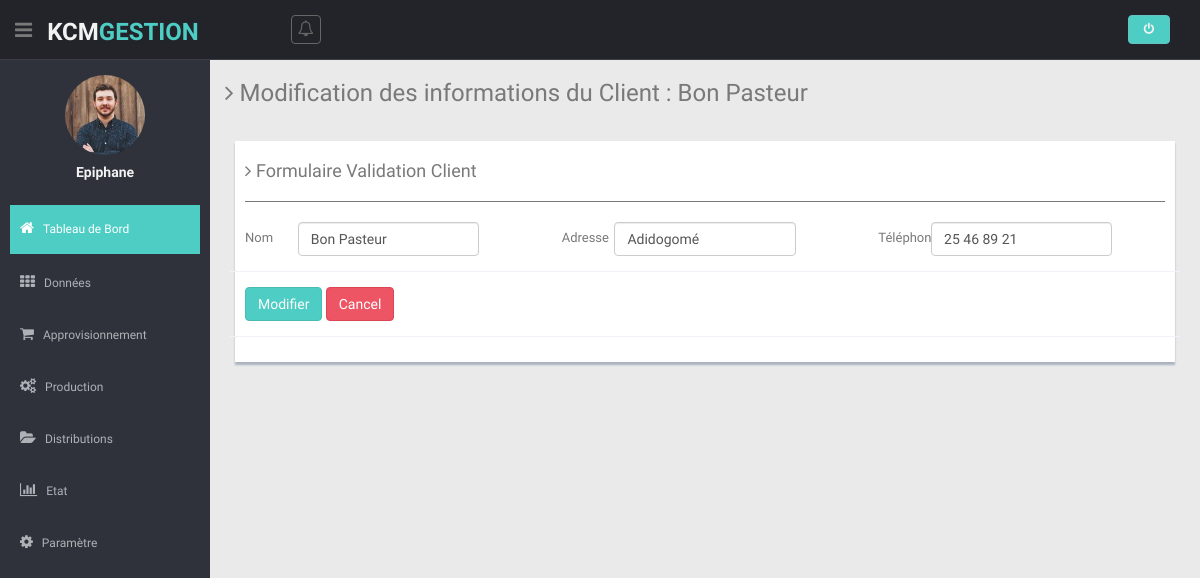
Page /views/upClient.php?id_clt=38 (signed in) on the committed database.
### tables this page shows
CREATE TABLE `users` (
  `id_users` int(11) NOT NULL,
  `username` varchar(64) NOT NULL,
  `email` varchar(64) NOT NULL,
  `password` varchar(128) NOT NULL,
  `dateCreate` date DEFAULT NULL
);

CREATE TABLE `clients` (
  `id_client` int(11) NOT NULL,
  `nom_client` varchar(64) NOT NULL,
  `adresse_client` varchar(128) DEFAULT NULL,
  `telephone` varchar(255) NOT NULL,
  `user_create` varchar(64) DEFAULT NULL,
  `dateCreate` date DEFAULT NULL
);

### models/modelLogin.php (called while the page is built, shortened)
<?php
class DemoLib
{
    public function UserDetails($user_id)
    {
        try {
            $db = dbConnect();
            $query = $db->prepare("SELECT id_users, username, email FROM users WHERE id_users=:id_users");
            $query->bindParam("id_users", $user_id, PDO::PARAM_STR);
            $query->execute();
            if ($query->rowCount() > 0) {
                return $query->fetch(PDO::FETCH_OBJ);
            }
        } catch (PDOException $e) {
            exit($e->getMessage());
        }
    }
}

### models/modelClient.php (called while the page is built, shortened)
<?php
class ModelClients
{
    public function idClient($idClient)
    {
        try {
            $db = dbConnect();
            $query = $db->prepare("SELECT id_client, nom_client, telephone, adresse_client FROM clients WHERE id_client=?");
            $query->execute(array($idClient));
            if ($query->rowCount() > 0) {
                return $query->fetch(PDO::FETCH_OBJ);
            }
        } catch (PDOException $e) {
            exit($e->getMessage());
        }
    }
}

### controller/controllerClient.php (called while the page is built, shortened)
<?php
require  '../models/modelClient.php';
$client = new ModelClients();
if (isset($_GET['id_clt'])) {
    $idUp = $_GET['id_clt'];
    $lireClient = $client->idClient($idUp);
}

### views/upClient.php (the view)
<?php $title = 'Client';
require('head.php');
require('header.php');
require('sibar.php');
require  '../controller/controllerClient.php';
?>
<section class="wrapper">
  <h3><i class="fa fa-angle-right"></i> Modification des informations du Client : <?= $lireClient->nom_client; ?></h3>
  <div class="row mt">
    <div class="col-lg-12">
      <div class="form-panel">
        <h4><i class="fa fa-angle-right"></i> Formulaire Validation Client</h4>
        <hr>
        <div class=" form">
          <form class="cmxform form-horizontal style-form" id="commentForm" method="POST" action="upClient.php?id_clt=<?= $lireClient->id_client; ?>">
            <div class="row">
              <div class="col-xs-4 col-sm-4">
                <div class="form-group ">
                  <label for="cname" class="control-label col-lg-2">Nom </label>
                  <div class="col-lg-8">
                    <input class=" form-control" id="cname" name="nomClt" minlength="2" type="text" value="<?= $lireClient->nom_client; ?>" />
                  </div>
                </div>
              </div>
              <div class="col-xs-4 col-sm-4">
                <div class="form-group ">
                  <label for="cname" class="control-label col-lg-2">Adresse</label>
                  <div class="col-lg-8">
                    <input class=" form-control" id="cname" name="adresse" minlength="2" type="text" value="<?= $lireClient->adresse_client; ?>" />
                  </div>
                </div>
              </div>
              <div class="col-xs-4 col-sm-4">
                <div class="form-group ">
                  <label for="cname" class="control-label col-lg-2">Téléphone</label>
                  <div class="col-lg-8">
                    <input class=" form-control" id="cname" name="telephone" minlength="2" type="text" value="<?= $lireClient->telephone; ?>" />
                  </div>
                </div>
              </div>
            </div>
            <div class="form-group">
              <div class="col-lg-offset col-lg-8">
                <button class="btn btn-theme" type="submit" name="btnUpClient">Modifier</button>
                <a href="listeClient.php" class="btn btn-theme04" type="reset">Cancel</a>
              </div>
            </div>
          </form>
        </div>
      </div>
    </div>
  </div>
</section>
<?php require('foot.php'); ?>

### views/sibar.php (shortened to what this page needs)
<aside>
  <div id="sidebar" class="nav-collapse ">
    <ul class="sidebar-menu" id="nav-accordion">
      <p class="centered"><a href="profile.html"><img src="img/ui-sam.jpg" class="img-circle" width="80"></a></p>
      <h5 class="centered"><?= $user->username;
                            ?></h5>
      <li class="mt">
        <a class="active" href="accueil.php">
          <i class="fa fa-home"></i>
          <span>Tableau de Bord</span>
        </a>
      </li>
      <li class="sub-menu">
        <a href="javascript:;">
          <i class="fa fa-th"></i>
          <span>Données</span>
        </a>
      </li>
      <li class="sub-menu">
        <a href="javascript:;">
          <i class="fa fa-shopping-cart"></i>
          <span>Approvisionnement</span>
        </a>
      </li>
      <li class="sub-menu">
        <a href="javascript:;">
          <i class="fa fa-cogs"></i>
          <span>Production</span>
        </a>
      </li>
      <li class="sub-menu">
        <a href="javascript:;">
          <i class="fa fa-folder-open"></i>
          <span>Distributions</span>
        </a>
      </li>
      <li class="sub-menu">
        <a href="javascript:;">
          <i class="fa fa-bar-chart-o"></i>
          <span>Etat</span>
        </a>
      </li>
      <li class="sub-menu">
        <a href="javascript:;">
          <i class="fa fa-cog"></i>
          <span>Paramètre</span>
        </a>
      </li>
    </ul>
  </div>
</aside>
<section id="main-content">

### views/css/style.css (style rules this page uses)
body { color: #797979; background: #eaeaea; font-family: 'Ruda', sans-serif; padding: 0px !important; margin: 0px !important; font-size:13px; }
ul li { list-style: none; }
a, a:hover, a:focus { text-decoration: none; outline: none; }
.btn-theme { color: #fff; background-color: #4ECDC4; border-color: #48bcb4; }
.btn-theme04 { color: #fff; background-color: #ed5565; border-color: #da4453; }
hr { margin-top: 20px; margin-bottom: 20px; border: 0; border-top: 1px solid #797979; }
.centered { text-align: center; }
.mt { margin-top: 25px; }
#sidebar { width: 210px; height: 100%; position: fixed; background: #2f323a; }
#sidebar h5 { color: #f2f2f2; font-weight: 700; }
#sidebar ul li { position: relative; }
ul.sidebar-menu , ul.sidebar-menu li ul.sub { margin: -2px 0 0; padding: 0; }
ul.sidebar-menu { margin-top: 75px; }
ul.sidebar-menu li { margin-bottom: 5px; margin-left:10px; margin-right:10px; }
ul.sidebar-menu li.sub-menu { line-height: 15px; }
ul.sidebar-menu li a span { display: inline-block; }
ul.sidebar-menu li a { color: #aeb2b7; text-decoration: none; display: block; padding: 15px 0 15px 10px; font-size: 12px; outline: none; -webkit-transition: all 0.3s ease; -moz-transition: all 0.3s ease; -o-transition: all 0.3s ease; -ms-transition: all 0.3s ease; transition: all 0.3s ease; }
ul.sidebar-menu li a.active, ul.sidebar-menu li a:hover, ul.sidebar-menu li a:focus { background: #4ECDC4; color: #fff; display: block; -webkit-transition: all 0.3s ease; -moz-transition: all 0.3s ease; -o-transition: all 0.3s ease; -ms-transition: all 0.3s ease; transition: all 0.3s ease; }
ul.sidebar-menu li a i { font-size: 15px; padding-right: 6px; }
ul.sidebar-menu li a.active i { color: #fff; }
#main-content { margin-left: 210px; }
.wrapper { display: inline-block; margin-top: 60px; padding-left: 15px; padding-right: 15px; padding-bottom: 15px; padding-top: 0px; width: 100%; }
.form-panel { background: #ffffff; margin: 10px; padding: 10px; box-shadow: 0px 3px 2px #aab2bd; text-align: left; }
label { font-weight: 400; }
.form-horizontal.style-form .form-group { border-bottom: 1px solid #eff2f7; padding-bottom: 15px; margin-bottom: 15px; }
@media (min-width: 768px) { .form-horizontal .control-label { text-align: left; } }

### rows in the picture
users: username "Epiphane"
clients: nom_client "Bon Pasteur", nomClt "Bon Pasteur", adresse "Adidogomé", telephone "25 46 89 21"
